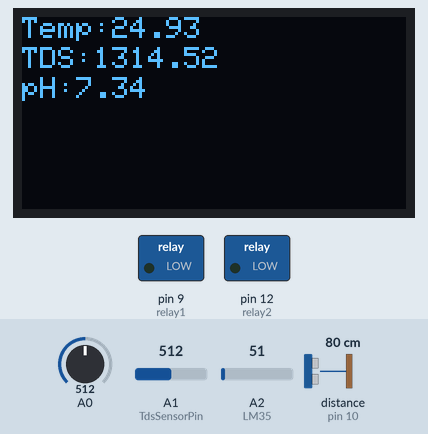
A sketch run on a simulated Arduino Uno, built with avr-gcc and run on an emulated ATmega328P. On the bench: 128×64 one-colour display, switched loads named in the sketch (green lamp = pin HIGH). The inputs (shaded band) are chosen by the test bench; at power-on: A1 (TdsSensorPin) = 512, A0 = 512, A2 (LM35) = 51, distance to the obstacle (sensor on pin 10) 80 cm. The modem accepts every AT command (registered, SIM ready, sends succeed) and sends nothing else; what the sketch prints to the serial monitor is not drawn.

Above: at 8.9 s.
9.0 s: A1 (TdsSensorPin) set to 367
At 20.6 s:
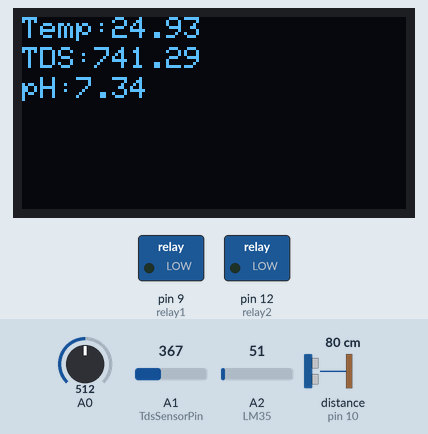
21.2 s: A1 (TdsSensorPin) set to 338
At 32.2 s:
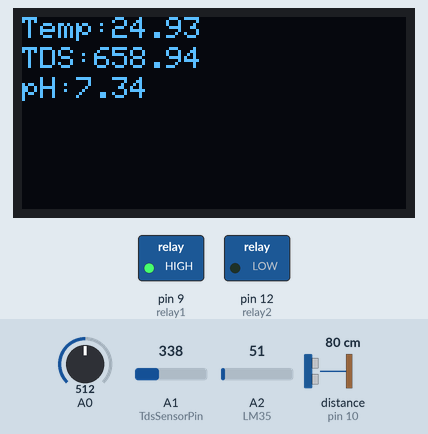
32.5 s: A0 set to 552
At 43.6 s:
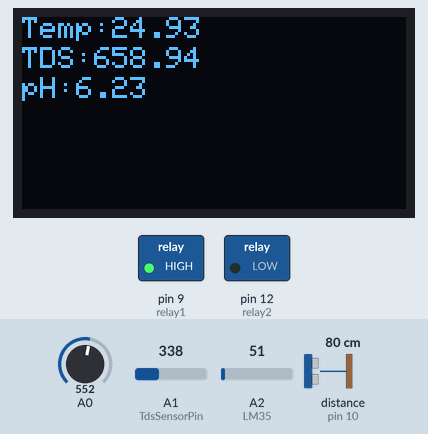
43.9 s: A0 set to 579
At 54.3 s:
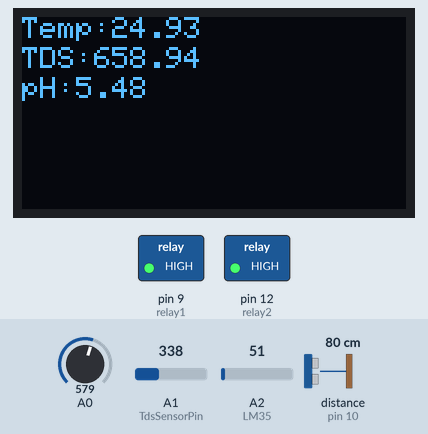
55.2 s: A2 (LM35) set to 61
At 65.9 s:
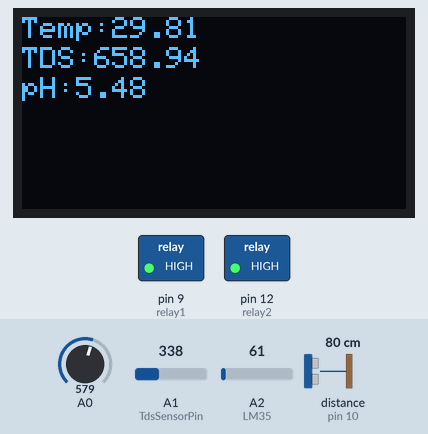
66.6 s: A1 (TdsSensorPin) set to 710
At 77.5 s:
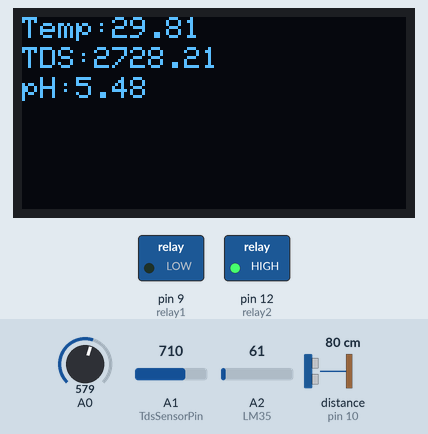
Timing chart, 0 to 78.9 s (numbered marks = the images above; inputs shaded):
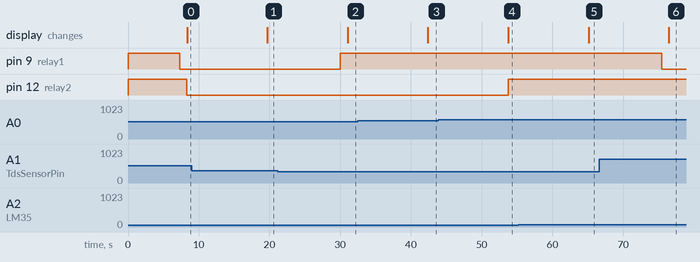

Measured:
- the behaviour switches between 353 and 352 on A1 (TdsSensorPin) (found by bisection; images 1 and 2)
- the behaviour switches between 560 and 561 on A0 (found by bisection; images 3 and 4)
- after the input at 9.0 s, the display: changes after 10.7 s (image 1)
- after the input at 21.2 s, pin 9 (relay1): LOW → HIGH after 8.8 s; the display: changes after 9.9 s (image 2)
- after the input at 32.5 s, the display: changes after 9.9 s (image 3)
- after the input at 43.9 s, pin 12 (relay2): LOW → HIGH after 9.8 s; the display: changes after 9.9 s (image 4)
- after the input at 55.2 s, the display: changes after 9.9 s (image 5)
- after the input at 66.6 s, pin 9 (relay1): HIGH → LOW after 8.8 s; the display: changes after 9.9 s (image 6)

The sketch:

Hydruino.ino
```cpp
#include <Wire.h>
#include <Adafruit_GFX.h>
#include <Adafruit_SSD1306.h>
#include "SimpleTimer.h"
#include <LM35.h>
#include <EEPROM.h>
#include "GravityTDS.h"
#include "NewPing.h"
#include <SoftwareSerial.h>       //Software Serial library
//ESP8266
SoftwareSerial espSerial(5, 6);   //Pin 5 and 6 act as RX and TX.
#define DEBUG true
String mySSID = "Wagura";       // WiFi SSID
String myPWD = "12345678"; // WiFi Password
String myAPI = "A17EYJMI59TG0IT1";   // API Key
String myHOST = "api.thingspeak.com";
String myPORT = "80";
String myFIELD = "field7";
int sendVal;

SimpleTimer timer;
NewPing sonar (11,10,20);
float calibration_value = 21.34 +0.25;
int phval = 0;
unsigned long int avgval;
int buffer_arr[10],temp;

float ph_act;

#define OLED_RESET     4
Adafruit_SSD1306 display(OLED_RESET);

#define LM35 A2
float tempr;

#define TdsSensorPin A1
GravityTDS gravityTds;
float temperature = 25,tdsValue = 0;

//Relays
int relay1=9;
int relay2=12;


void setup() {
  Wire.begin();
  display.begin(SSD1306_SWITCHCAPVCC, 0x3C);
  Serial.begin(9600);
  gravityTds.begin();
  gravityTds.setPin(TdsSensorPin);
  gravityTds.setAref(5.0);  //reference voltage on ADC, default 5.0V on Arduino UNO
  gravityTds.setAdcRange(1024);
  //timer.setInterval(500L, display_pHValue);
//  Relays setup
  pinMode(relay1, OUTPUT);
  pinMode(relay2, OUTPUT);
  digitalWrite(relay1, HIGH);
  digitalWrite(relay2, HIGH);
// ESP8266 set-up
  Serial.begin(9600);
  espSerial.begin(115200);

  espData("AT+RST", 1000, DEBUG);                      //Reset the ESP8266 module
  espData("AT+CWMODE=1", 1000, DEBUG);                 //Set the ESP mode as station mode
  espData("AT+CWJAP=\""+ mySSID+"\",\""+ myPWD +"\"", 1000, DEBUG);   //Connect to WiFi network

  delay(1000);
}
void getData() {
    delay(2000);
    float lmvalue = analogRead(LM35);
    tempr = (lmvalue * 500)/1023 ;
     gravityTds.setTemperature(temperature);  // set the temperature and execute temperature compensation
     gravityTds.update();
     tdsValue = gravityTds.getTdsValue();
     timer.run(); // Initiates SimpleTimer
    for(int i=0;i<10;i++)
    {buffer_arr[i]=analogRead(A0);
    delay(30); }
     for(int i=0;i<9;i++) { for(int j=i+1;j<10;j++) { if(buffer_arr[i]>buffer_arr[j]) { temp=buffer_arr[i];
     buffer_arr[i]=buffer_arr[j];
     buffer_arr[j]=temp;
   }
   }
   }
   avgval=0;
   for(int i=2;i<8;i++) avgval+=buffer_arr[i];
   float volt=(float)avgval*5.0/1024/6;
   ph_act = -5.70 * volt + calibration_value;
   Serial.print("pH Val: ");
   Serial.println(ph_act);
   delay(1000);
     Serial.print(tdsValue,0);
     Serial.println("ppm");
     Serial.println(tempr);
    Serial.print("The distance is:");
   Serial.println(sonar.ping_cm());
}

void displayData() {
     display.clearDisplay();
     display.setTextColor(WHITE);
     display.setTextSize(1);
     display.setCursor(0,0);
     display.print("Temp:");
     display.print(tempr);
     display.setTextColor(WHITE);
     display.setTextSize(1);
     display.setCursor(0,10);
     display.print("TDS:");
     display.print(tdsValue);
     display.setTextColor(WHITE);
     display.setTextSize(1);
     display.setCursor(0,20);
     display.print("pH:");
     display.print(ph_act);
}
void loop() {
    getData();
    relay();
    displayData();
   display.display();
   ESP8266();
   delay(1000);
}

void relay() {
if(tdsValue >= 700){
    digitalWrite(relay1, LOW);
    Serial.println("Pump A on");
    }
    else{
      digitalWrite(relay1, HIGH);
    }
delay (1000) ;
if(ph_act >= 6){
    digitalWrite(relay2, LOW);
    Serial.println("Pump B on");
    }
    else{
      digitalWrite(relay2, HIGH);
    }

}
void ESP8266(){
    sendVal = tdsValue;
    String sendData = "GET /update?api_key="+ myAPI +"&"+ myFIELD +"="+String(sendVal);
    espData("START", 1000, DEBUG);       //Allow multiple connections
    espData("AT+CIPMUX=1", 1000, DEBUG);       //Allow multiple connections
    espData("AT+CIPSTART=0,\"TCP\",\""+ myHOST +"\","+ myPORT, 1000, DEBUG);
    espData("AT+CIPSEND=0," +String(sendData.length()+4),1000,DEBUG);
    espSerial.find(">");
    espSerial.println(sendData);
    Serial.print("TDS is: ");
    Serial.println(sendVal);

    espData("AT+CIPCLOSE=0",1000,DEBUG);
    // delay(10000);
  }

  String espData(String command, const int timeout, boolean debug)
{
  Serial.print("AT Command ==> ");
  Serial.print(command);
  Serial.println("     ");

  String response = "";
  espSerial.println(command);
  long int time = millis();
  while ( (time + timeout) > millis())
  {
    while (espSerial.available())
    {
      char c = espSerial.read();
      response += c;
    }
  }
  if (debug)
  {
    //Serial.print(response);
  }
  return response;
}
```
